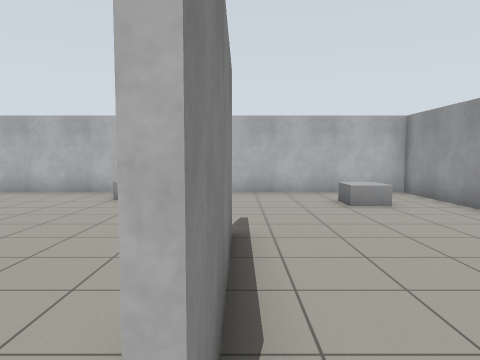
View 1 (above)

15 first-person views from a walk through a Gazebo world. The camera is 1.2 m above the floor, tilts 4° down and sees 70° across. The floor is counted in squares, 1 m on a side. Each view is taken from the middle of a square. On the plan, view 1 faces up. The plan holds only what a view shows up to about 14 squares ahead; the rest is blank. The robots in the file are not drawn. Some stock models are drawn as simple stand-ins.

View 2
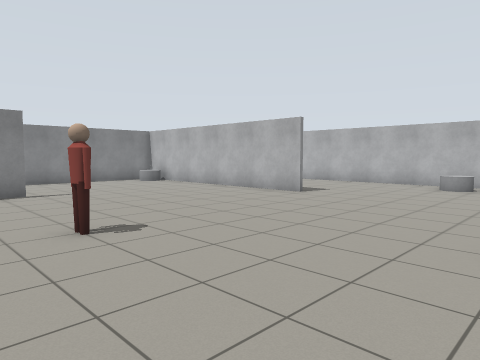

View 3
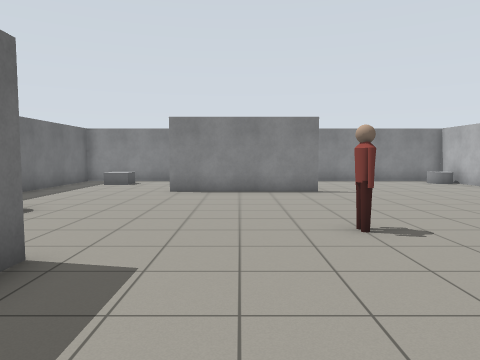

View 4
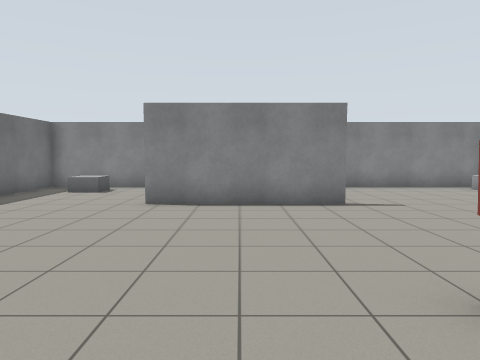

View 5
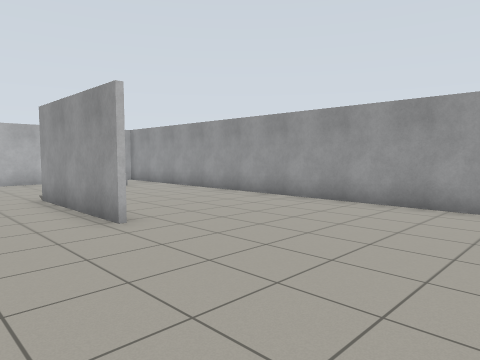

View 6
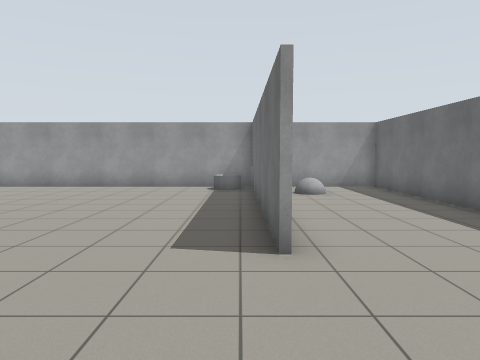

View 7
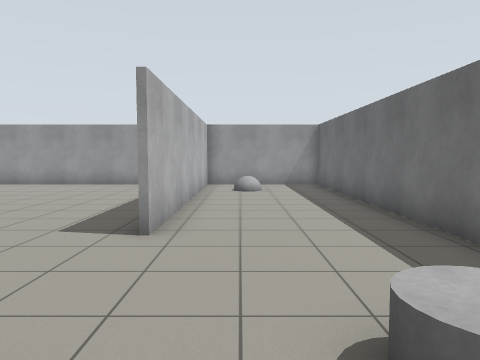

View 8
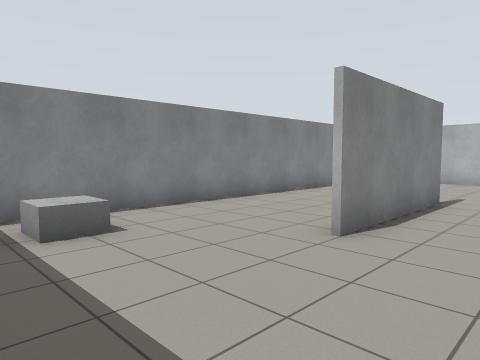

View 9
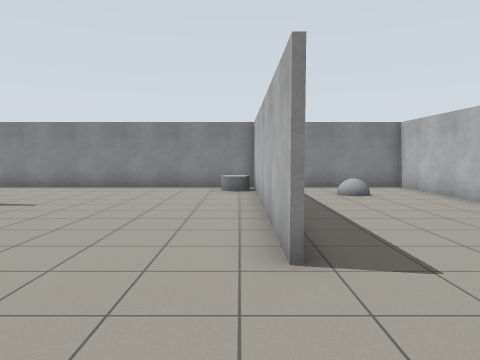

View 10
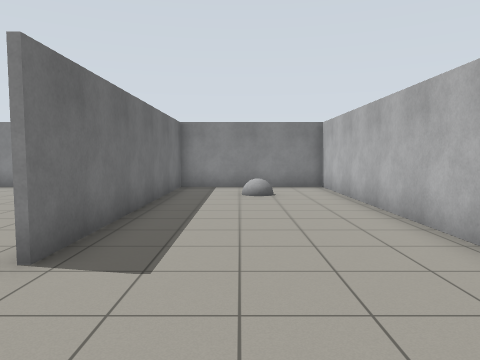

View 11
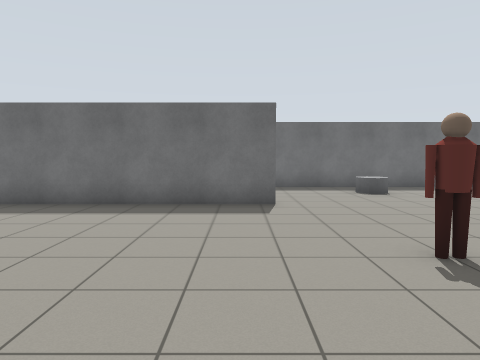

View 12
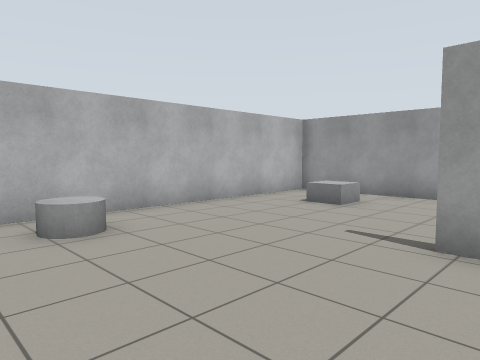

View 13
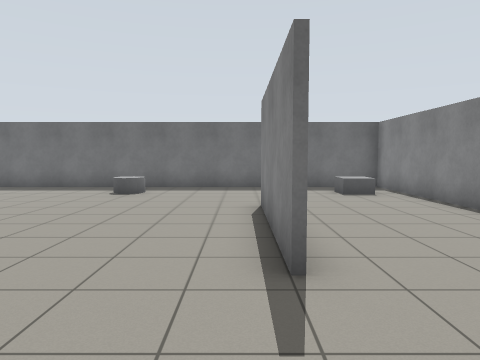

View 14
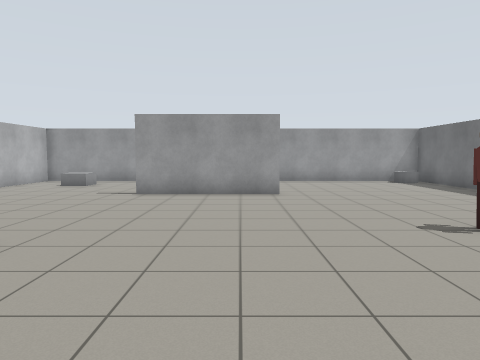

View 15
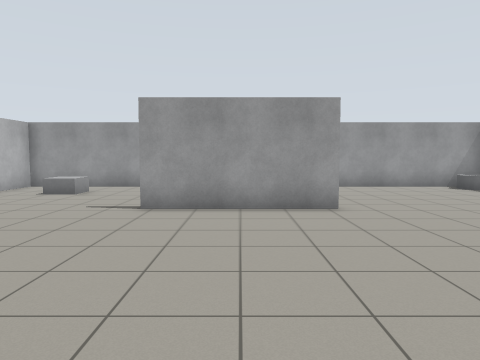

### Floor plan
Points are (right, up) in squares from view 1. A wall is a line through its corners. A room is listed if a view was taken in it or the views show most of it. See-through windows are left out.
Room 1 (views 1, 2, 3, 4, 5, 6, 7, 8, 9, 10, 11, 12, 13, 14, 15)
walls: (-0.3, 0.8) (-0.3, 5.4); (-4, -6.5) (3.1, -6.5); (-11.5, -1.2) (-11.5, -6.4); (-6.6, 5.6) (-16.4, 5.6); (-0.1, 4.9) (-0.1, 0.8); (3.2, -6.6) (-4, -6.6); (5.4, -4.4) (5.4, 11.2) (-16.3, 11.2) (-16.3, -11.3) (5.4, -11.3) (5.4, -8); (-16.4, 5.7) (-6.6, 5.7)
objects: grey box (-15, -9) to (-14, -9); grey cylinder (-15, 5); grey ball (-14, 8) to (-13, 9); grey cylinder (-8, -10) to (-7, -9); person (-6, -2) to (-5, -2); grey cylinder (-3, 9) to (-3, 10); grey ball (3, -8); grey box (3, 8) to (3, 9); grey cylinder (4, -6) to (5, -5)

Positions as (right, up) in squares from view 1, and headings:
1: (0, 0), facing up
2: (0, -4), facing up-left
3: (0, -4), facing left
4: (-3, -4), facing left
5: (-3, -5), facing up-right
6: (-8, -6), facing right
7: (-9, -8), facing right
8: (-9, -11), facing up-left
9: (-3, 5), facing left
10: (-3, 8), facing left
11: (-3, 2), facing down
12: (-5, 4), facing up-right
13: (-11, 2), facing down
14: (-11, 2), facing right
15: (-8, 3), facing right
